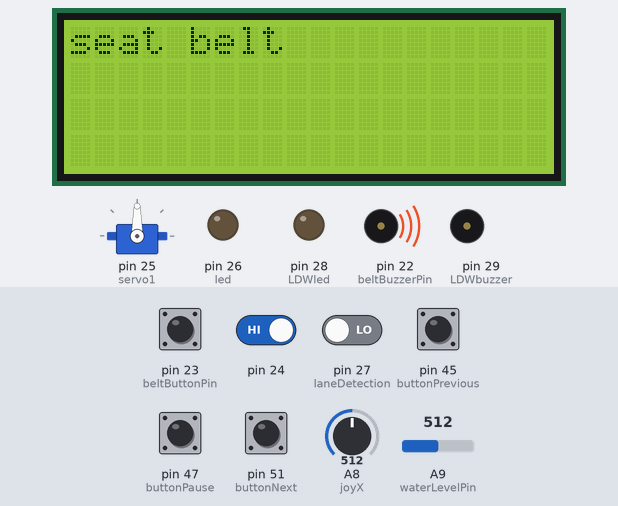
The sketch below on a simulated Arduino Mega 2560, built with avr-gcc and run on an emulated ATmega2560. On the bench: 20×4 character LCD, servo, output pins drawn as LEDs (lit = HIGH), buzzer (waves = sounding, pin HIGH). Inputs (shaded band) come from the test bench; at power-on: pin 24, pin 45 (buttonPrevious), pin 47 (buttonPause), pin 51 (buttonNext) HIGH, pin 23 (beltButtonPin), pin 27 (laneDetection) LOW, A8 (joyX) = 512, A9 (waterLevelPin) = 512. What the sketch prints to the serial monitor is not drawn.

Above: at 2.3 s.
2.4 s: pin 23 (beltButtonPin) pulled HIGH for 1 s
At 3.4 s:
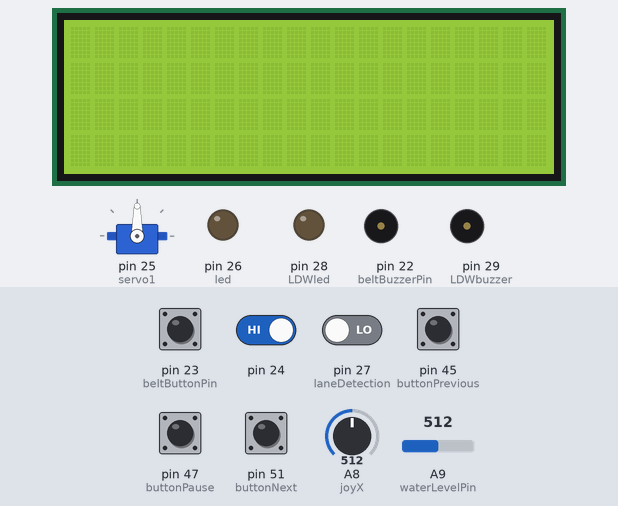
5.0 s: A8 (joyX) set to 530
At 6.3 s:
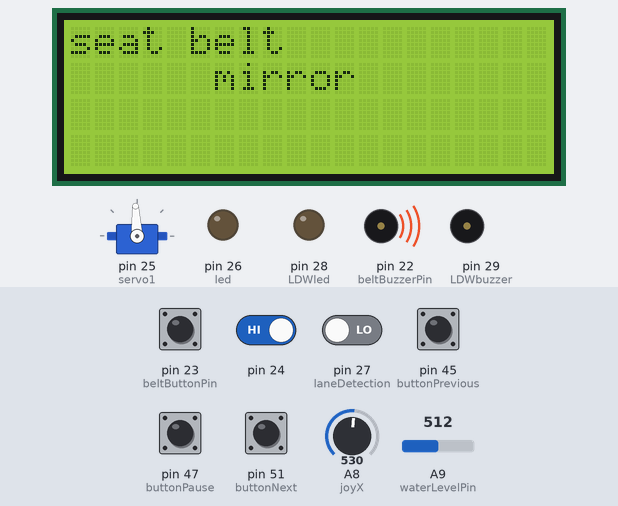
7.1 s: pin 24 driven LOW
At 8.9 s:
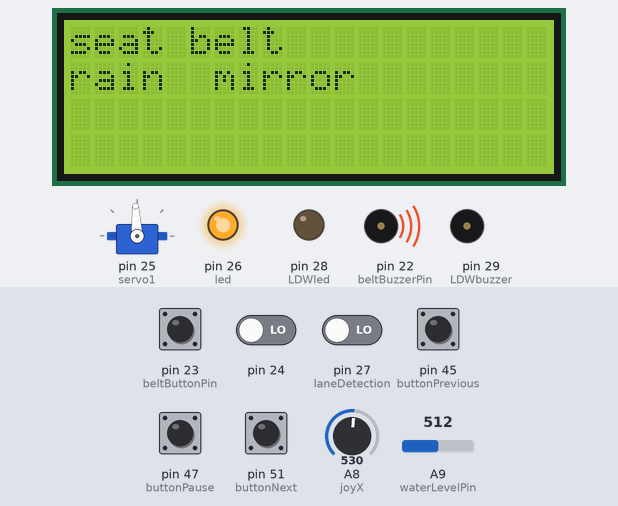
9.2 s: A9 (waterLevelPin) set to 218
11.0 s: A9 (waterLevelPin) set to 186
12.6 s: pin 23 (beltButtonPin) pulled HIGH for 1 s
At 13.6 s:
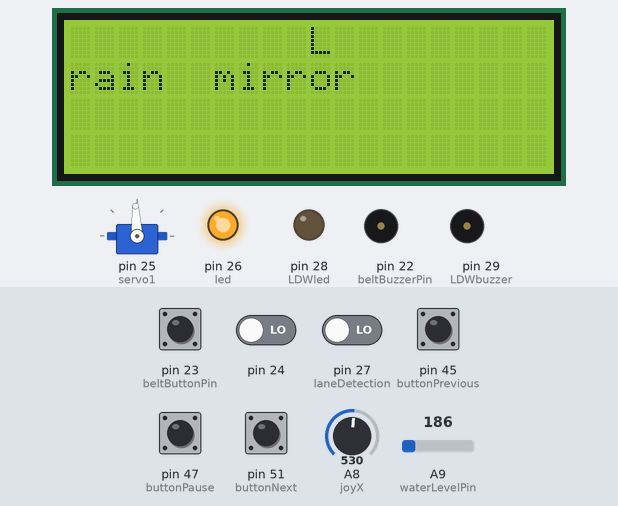
Timing chart, 0 to 15.6 s (numbered marks = the images above; inputs shaded):
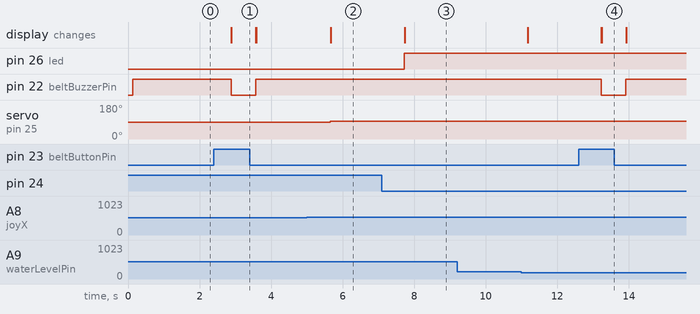

Measured:
- the behaviour switches between 517 and 518 on A8 (joyX) (found by bisection; images 1 and 2)
- after the input at 2.4 s, pin 22 (beltBuzzerPin): HIGH → LOW after 0.48 s, → HIGH 0.69 s later; the display: first changes after 0.49 s (image 1 shows a later state)
- after the input at 5.0 s, servo on pin 25 (servo1): 90° → 93° after 0.66 s; the display: first changes after 0.66 s (image 2 shows a later state)
- after the input at 7.1 s, pin 26 (led): LOW → HIGH after 0.63 s; the display: changes after 0.63 s (image 3)
- after the input at 9.2 s, every drawn part: stays the same
- after the input at 12.6 s, pin 22 (beltBuzzerPin): HIGH → LOW after 0.63 s, → HIGH 0.69 s later; the display: first changes after 0.64 s (image 4 shows a later state)

The sketch:

Car_Sytem.ino
```cpp
#include <Arduino_FreeRTOS.h>
#include <semphr.h>
#include <Wire.h>
#include <LiquidCrystal_I2C.h>
#include <Servo.h>


#include "SoftwareSerial.h"
SoftwareSerial mySerial(52, 53);
# define Start_Byte 0x7E
# define Version_Byte 0xFF
# define Command_Length 0x06
# define End_Byte 0xEF
# define Acknowledge 0x00 //Returns info with command 0x41 [0x01: info, 0x00: no info]

# define ACTIVATED LOW

int buttonNext = 51;
int buttonPause = 47;
int buttonPrevious = 45;
boolean isPlaying = false;
SemaphoreHandle_t xSemaphore;

LiquidCrystal_I2C lcd(0x27,20,4);  // set the LCD address to 0x27 for a 16 chars and 2 line display


const int beltButtonPin = 23;     // the number of the pushbutton pin 5=>22
const int beltBuzzerPin = 22;      // the number of the LED pin 3=>24

int buttonState = 0;         // variable for reading the pushbutton status

int sensor = 24; //rain drop sensor 4=>28
#define led 26 //11=>26

Servo servo1;//for mirrors P6 => p30
int joyX = A8; //A0=>A8
int servoVal;

int waterLevelPin = A9;

int laneDetection = 27;
#define LDWled 28
const int LDWbuzzer = 29;      // the number of the LED pin 3=>24

void Task1( void *pvParameters);
void Task2( void *pvParameters);
void Task3( void *pvParameters);
void Task4( void *pvParameters);


void setup() {
  // initialize the LED pin as an output:
  pinMode(beltBuzzerPin, OUTPUT);
    pinMode(LDWbuzzer, OUTPUT);

  // initialize the pushbutton pin as an input:
  pinMode(beltButtonPin, INPUT);
   pinMode(led,OUTPUT);
   pinMode(LDWled,OUTPUT);
   pinMode(waterLevelPin,INPUT);
   pinMode(laneDetection,INPUT);


  lcd.init();                      // initialize the lcd
  lcd.init();
  // Print a message to the LCD.
  lcd.backlight();

  Serial.begin(9600);
   servo1.attach(25); //6=>30
  pinMode(joyX,INPUT);
  pinMode(buttonPause, INPUT);
digitalWrite(buttonPause,HIGH);
pinMode(buttonNext, INPUT);
digitalWrite(buttonNext,HIGH);
pinMode(buttonPrevious, INPUT);
digitalWrite(buttonPrevious,HIGH);

xTaskCreate (Task1, "laneDetection", 128, NULL, 3, NULL); //4
xTaskCreate (Task2, "fuel/seatBelt", 128, NULL, 4, NULL); //3
//xTaskCreate (Task4, "speaker", 128, NULL, 5, NULL);//2

//xTaskCreate (Task3, "mirror/rain", 128, NULL, 3, NULL);
//xTaskCreate (Task5, "Motor", 128, NULL, 5, NULL);


mySerial.begin (9600);
delay(1000);
  xSemaphore = xSemaphoreCreateBinary();
//playFirst();
isPlaying = true;  // da haytghayar to a semaphore
}

void loop() {
  // read the state of the pushbutton value:


}

void playFirst()
{
  execute_CMD(0x3F, 0, 0);
  delay(500);
  setVolume(30);
  delay(500);
  execute_CMD(0x11,0,1);
  delay(500);
}

void pause()
{
  execute_CMD(0x0E,0,0);
  delay(500);
}

void play()
{
  execute_CMD(0x0D,0,1);
  delay(500);
}

void playNext()
{
  execute_CMD(0x01,0,1);
  delay(500);
}

void playPrevious()
{
  execute_CMD(0x02,0,1);
  delay(500);
}

void setVolume(int volume)
{
  execute_CMD(0x06, 0, volume); // Set the volume (0x00~0x30)
  delay(2000);
}

void execute_CMD(byte CMD, byte Par1, byte Par2)
// Excecute the command and parameters
{
// Calculate the checksum (2 bytes)
word checksum = -(Version_Byte + Command_Length + CMD + Acknowledge + Par1 + Par2);
// Build the command line
byte Command_line[10] = { Start_Byte, Version_Byte, Command_Length, CMD, Acknowledge,
Par1, Par2, highByte(checksum), lowByte(checksum), End_Byte};
//Send the command line to the module
for (byte k=0; k<10; k++)
{
mySerial.write( Command_line[k]);
}
}
//LANE DETECTION TASK
void Task1( void *pvParameters ){
  volatile uint32_t ul;
  TickType_t xLastWakeTime;
  xLastWakeTime = xTaskGetTickCount();
  while(1){
    Serial.println("task1");

    if(digitalRead(laneDetection)==HIGH){
        digitalWrite(LDWbuzzer, HIGH);
        digitalWrite(LDWled, HIGH);
  }
  else{
        digitalWrite(LDWbuzzer, LOW);
        digitalWrite(LDWled, LOW);
  }
  if (digitalRead(buttonPause) == ACTIVATED)
  {
    Serial.println("uygiyg");
        if( xSemaphoreTake( xSemaphore, ( TickType_t ) 10 ) == pdTRUE )
        pause();
     //  xSemaphoreGive(xSemaphore);

    else{
        play();
        xSemaphoreGive(xSemaphore);
    }

  }


 if (digitalRead(buttonNext) == ACTIVATED)
  {
    Serial.println("nnnn");
    xSemaphoreTake(xSemaphore , portMAX_DELAY);
    playNext();
    xSemaphoreGive(xSemaphore);

  }

   if (digitalRead(buttonPrevious) == ACTIVATED)
  {
    Serial.println("pppppp");
    xSemaphoreTake(xSemaphore , portMAX_DELAY);
    playPrevious();
    xSemaphoreGive(xSemaphore);

  }
 // delay(700);//
  vTaskDelayUntil( &xLastWakeTime, pdMS_TO_TICKS( 50 ) );//250//50
  }
}
//FUEL LEVEL AND SEAT BELT
void Task2(void *pvParameters){
  volatile uint32_t ul;
  TickType_t xLastWakeTime;
  xLastWakeTime = xTaskGetTickCount();
  while(1){
    Serial.println("task2222222");

     buttonState = digitalRead(beltButtonPin);

Serial.print(buttonState);
//seatbelt feature
  // check if the pushbutton is pressed. If it is, the buttonState is HIGH:

  if (buttonState == HIGH) {
    digitalWrite(beltBuzzerPin, LOW);
     lcd.setCursor(0,0);
     lcd.print("         ");
  } else {
    digitalWrite(beltBuzzerPin, HIGH);
     lcd.setCursor(0,0);
     lcd.print("seat belt");

  }
  Serial.println(analogRead(waterLevelPin));

  if(analogRead(waterLevelPin) <=200 && analogRead(waterLevelPin)>10){
   lcd.setCursor(10,0);
   lcd.print("L");
   Serial.println("Low");
  }
  else if(analogRead(waterLevelPin)>200){
    lcd.setCursor(10,0);
    lcd.print(" ");
}
 if(digitalRead(24)==LOW){
  lcd.setCursor(0,1);
  lcd.print("rain");
  digitalWrite(led,HIGH);
}
else{
    digitalWrite(led,LOW);
    lcd.setCursor(0,1);
     lcd.print("      ");
   // Serial.println("rain not");
}
servoVal = analogRead(joyX);
servoVal = map(servoVal, 0, 1023, 0, 180);
servo1.write(servoVal);
Serial.println(servoVal);
if(servoVal>=80 && servoVal<=90){
  lcd.setCursor(6,1);
   lcd.print("      ");

}
else{
  lcd.setCursor(6,1);
  lcd.print("mirror");
}

//delay(500);//450
 vTaskDelayUntil( &xLastWakeTime, pdMS_TO_TICKS( 700 ) );//300--500
  }
}
////MIRROR AND RAIN
//void Task3(void *pvParameters){
//
//  volatile uint32_t ul;
//  while(1){
//     if(digitalRead(24)==LOW){
//  lcd.setCursor(0,1);
//  lcd.print("rain");
//  digitalWrite(led,HIGH);
//}
//else{
//    digitalWrite(led,LOW);
//    lcd.setCursor(0,1);
//     lcd.print("      ");
//   // Serial.println("rain not");
//}
//servoVal = analogRead(joyX);
//servoVal = map(servoVal, 0, 1023, 0, 180);
//servo1.write(servoVal);
//Serial.println(servoVal);
//if(servoVal>=80 && servoVal<=90){
//  lcd.setCursor(6,1);
//   lcd.print("      ");
//
//}
//else{
//  lcd.setCursor(6,1);
//  lcd.print("mirror");
//}
//delay(20);
//  }
//}
//void Task4(void *pvParamters){
////   const char *pcTaskName = “My FOURTH TASK\n";
//  volatile uint32_t ul;
//  TickType_t xLastWakeTime;
//  xLastWakeTime = xTaskGetTickCount();
////zawedt
//Serial.println("task4");
// // xSemaphore = SemaphoreCreateBinary();//zawedt
//  while(1){
//    Serial.println("taskkkkk");
//    if (digitalRead(buttonPause) == ACTIVATED)
//  {
//    Serial.println("uygiyg");
//        if( xSemaphoreTake( xSemaphore, ( TickType_t ) 10 ) == pdTRUE )
//        pause();
//     //  xSemaphoreGive(xSemaphore);
//
//    else{
//        play();
//        xSemaphoreGive(xSemaphore);
//    }
//
//  }
//
//
// if (digitalRead(buttonNext) == ACTIVATED)
//  {
//    Serial.println("nnnn");
//    xSemaphoreTake(xSemaphore , portMAX_DELAY);
//    playNext();
//    xSemaphoreGive(xSemaphore);
//
//  }
//
//   if (digitalRead(buttonPrevious) == ACTIVATED)
//  {
//    Serial.println("pppppp");
//    xSemaphoreTake(xSemaphore , portMAX_DELAY);
//    playPrevious();
//    xSemaphoreGive(xSemaphore);
//
//  }
// // delay(200);
//  vTaskDelayUntil( &xLastWakeTime, pdMS_TO_TICKS( 200 ) );//300
//
//
//  }
//}
//SPEAKER
//void Task4(void *pvParamters){
////   const char *pcTaskName = “My FOURTH TASK\n";
//  volatile uint32_t ul;
//  //SemaphoreHandle_t xSemaphore;  //zawedt
////  xSemaphore = SemaphoreCreateBinary();//zawedt
//  while(1){
//    if (digitalRead(buttonPause) == ACTIVATED)
//  {
//    if(isPlaying)
//    {
//      pause();
//      isPlaying = false;
//    }else
//    {
//      isPlaying = true;
//      play();
//    }
//  }
//
//
// if (digitalRead(buttonNext) == ACTIVATED)
//  {
//    if(isPlaying)
//    {
//      playNext();
//    }
//  }
//
//   if (digitalRead(buttonPrevious) == ACTIVATED)
//  {
//    if(isPlaying)
//    {
//      playPrevious();
//    }
//  }
//  delay(200);
//  }
//}
```
